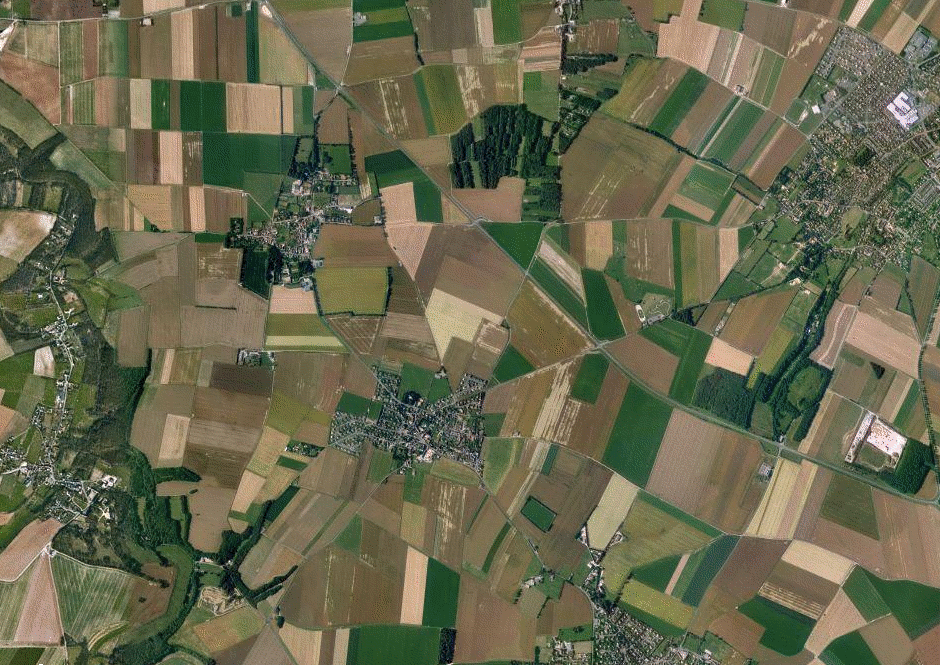
%> input picture IP1.png, 940 x 665 px
$ octave dipFinal.m   (GNU Octave 9; MATLAB toolbox functions it lacks are replaced by stand-ins)
%> lines starting %> are read from the running program, lines starting %| are printed output that depends on the picture; in (x1, y1, x2, y2) boxes, pixels count from 0 and x2, y2 are one past the last pixel; in counts of white or black regions, pixels touching at a corner belong together; the program's own positions count from 1
I = im2double(rgb2gray(imread('IP1.png')));
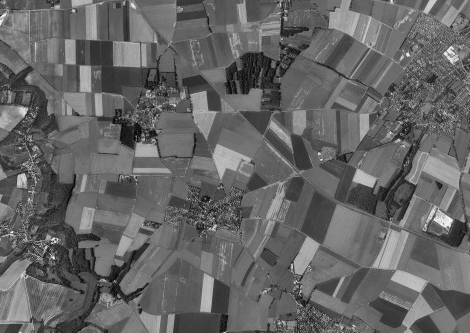
%> I: size 665x940 double (shown at 1/2 size); min 0.00392, max 0.996, mean 0.397

subplot(3,3,1);
imshow(imread('IP1.png'));
title('Input Image');

subplot(3,3,2);
I1 = imgaussfilt(I,0.5);
imshow(I1);
title('Gaussian filterd Image');

subplot(3,3,3);
I2=imgradient(I1);
imshow(I2);
title('Gradient image');

subplot(3,3,4);
BW = im2bw(I2,0.4);
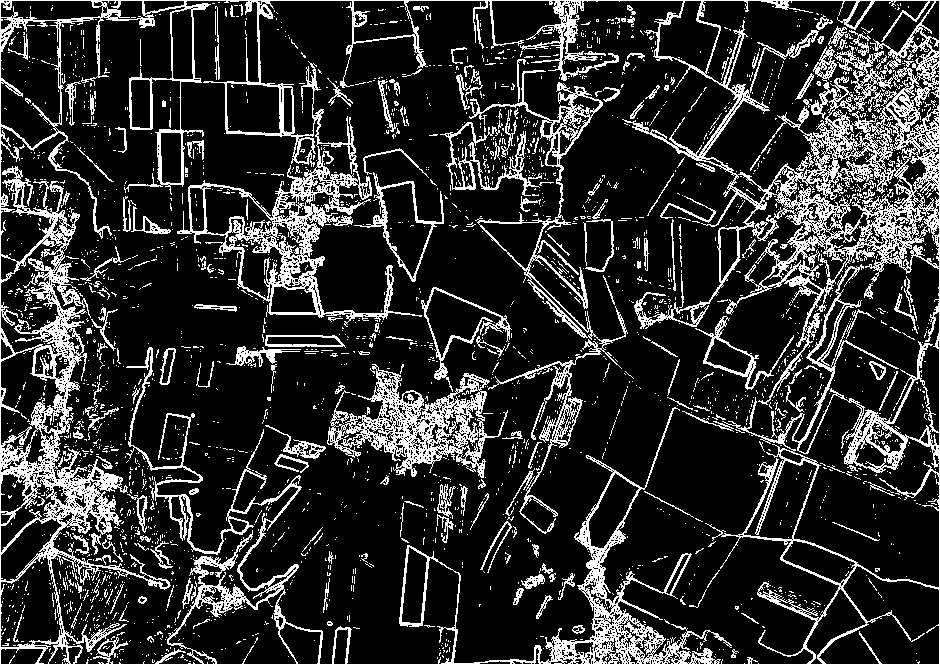
%> BW: size 665x940 logical; 18.4% white in thin lines or dots
imshow(BW);
title('Coverting to binary image using threshold');

se = strel('diamond',2);
dilatedBW = imdilate(BW,se);
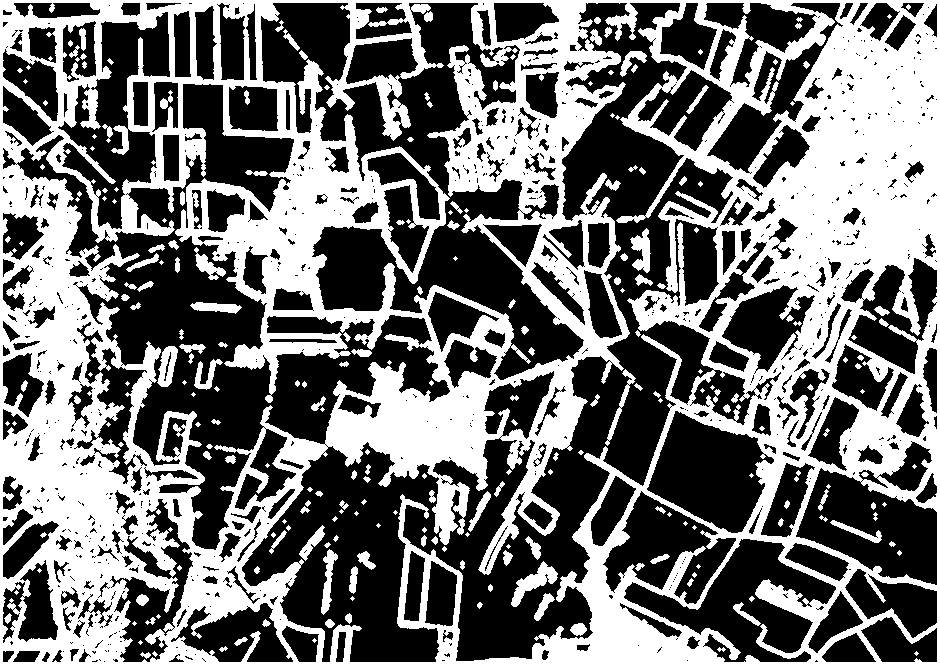
%> dilatedBW: size 665x940 logical; 44.1% white; 250 white regions (101 under 20 px), largest, box (x1, y1, x2, y2) and area: (0, 0, 940, 665) 261960, (511, 561, 558, 607) 759, (630, 228, 651, 273) 526


 se1=strel('disk',4);

 erodedBW = imerode(dilatedBW,se1);
%> erodedBW: size 665x940 logical; 16% white; 826 white regions (615 under 20 px), largest, box (x1, y1, x2, y2) and area: (725, 19, 940, 295) 24991, (0, 168, 140, 591) 14317, (328, 365, 488, 477) 8896


 sn=strel('disk',2);
 topht=imtophat(erodedBW,sn);
%> topht: size 665x940 logical; 2.4% white in thin lines or dots
 newimg=erodedBW-topht;
%> newimg: size 665x940 double; values 0 (black) and 1 (white), 13.6% white; 305 white regions (85 under 20 px), largest, box (x1, y1, x2, y2) and area: (758, 25, 940, 283) 23332, (328, 366, 488, 473) 8756, (0, 307, 121, 534) 8613

 subplot(3,3,5);
 imshow(newimg);
 title('After First round of dilation and erosion');

sd2=strel('disk',5);
dilatedBW2 = imdilate(newimg,sd2);
%> dilatedBW2: size 665x940 double; values 0 (black) and 1 (white), 27% white; 149 white regions, largest, box (x1, y1, x2, y2) and area: (741, 12, 940, 350) 37398, (0, 164, 134, 665) 27423, (216, 126, 393, 327) 13679

se2=strel('disk',5);
erodedBW2 = imerode(dilatedBW2,se2);
%> erodedBW2: size 665x940 double; values 0 (black) and 1 (white), 15.3% white; 195 white regions (47 under 20 px), largest, box (x1, y1, x2, y2) and area: (758, 16, 940, 295) 28272, (0, 168, 130, 534) 13949, (328, 366, 488, 473) 9328


sn=strel('octagon',3);
topht=imtophat(erodedBW2,sn);
%> topht: size 665x940 double; values 0 (black) and 1 (white), 1.6% white; 619 white regions (455 under 20 px), largest, box (x1, y1, x2, y2) and area: (313, 291, 349, 320) 228, (712, 303, 735, 339) 177, (895, 375, 920, 412) 171


newimg2=erodedBW2-topht;
%> newimg2: size 665x940 double; values 0 (black) and 1 (white), 13.6% white; 115 white regions, largest, box (x1, y1, x2, y2) and area: (766, 26, 940, 293) 27758, (0, 206, 121, 533) 12353, (329, 370, 487, 473) 9255

 subplot(3,3,6);
 imshow(newimg2);
title('After second round of dilation and erosion');

final = bwareaopen(newimg2 ,4000);
%> final: size 665x940 logical; 10% white; 5 white regions, box (x1, y1, x2, y2) and area: (766, 26, 940, 293) 27758, (0, 206, 121, 533) 12353, (329, 370, 487, 473) 9255, (222, 133, 359, 293) 7133, (546, 548, 722, 665) 6160

subplot(3,3,7);
imshow(final);
title('Removing small regions');

[B,L] = bwboundaries(final,'noholes');
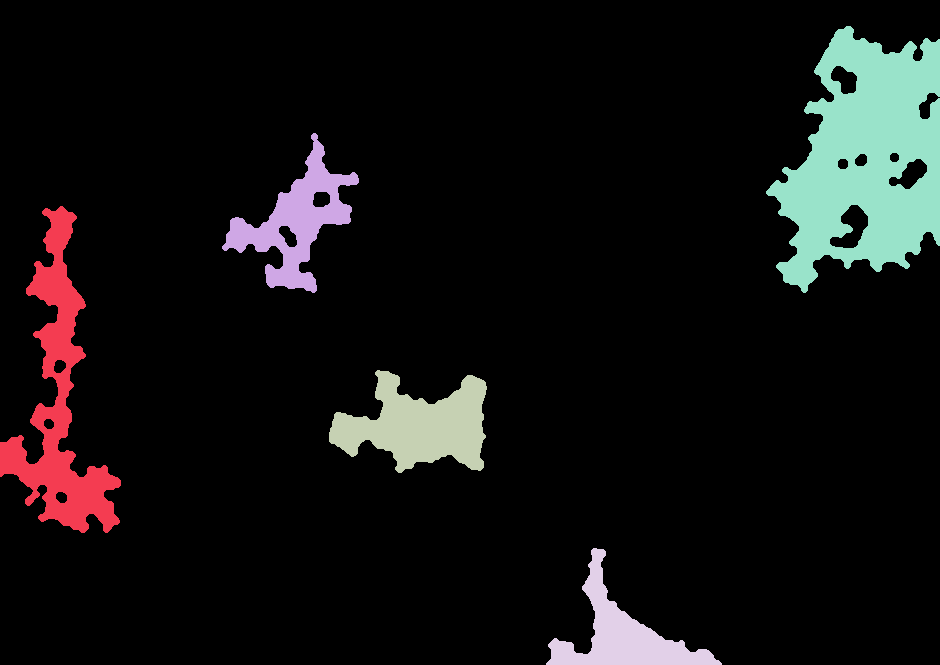
%> L: size 665x940 double; 6 distinct labels, from 0 to 5; one colour per label, 0 black
%> B = 5 boundaries; box (x1, y1, x2, y2) and points: (0, 206, 121, 533) 1082, (766, 26, 940, 293) 1007, (222, 133, 359, 293) 583, (546, 548, 722, 665) 531, (329, 370, 487, 473) 518
BB=label2rgb(L, @jet, [.5 .5 .5]);
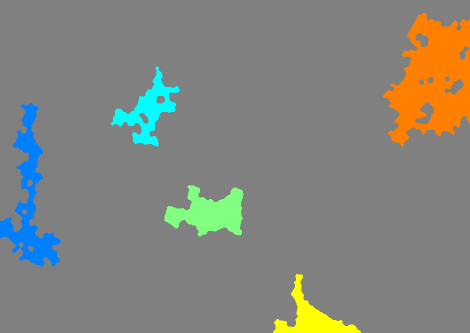
%> BB: size 665x940x3 uint8 (shown at 1/2 size); mean R, G, B 130.9, 132.6, 125

subplot(3,3,8);
imshow(label2rgb(L, @jet, [1 1 1]));
hold on
title('Coloring the regions');
%figure;
for k = 1:length(B)
   boundary = B{k};
   plot(boundary(:,2), boundary(:,1), 'w', 'LineWidth', 2)
end
%> this loop made 5 passes

subplot(3,3,9);
imshowpair(I,BB);
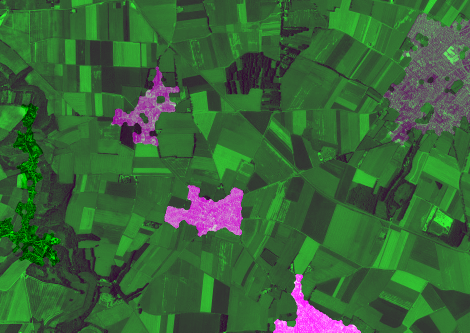
%> displayed picture: size 665x940x3, on the screen's scale of 0 to 255 (shown at 1/2 size); mean R, G, B 56.7, 101, 56.7
title('Output image');
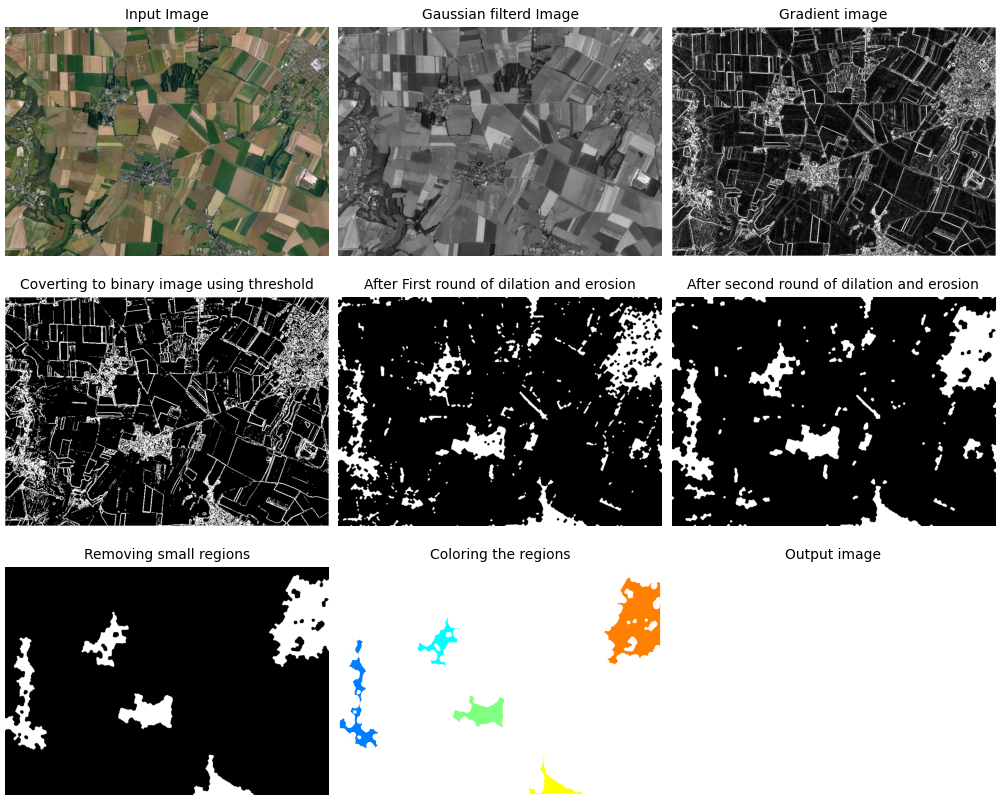
%> figure redrawn from the program's plot data, 9 panels

[row,col]=size(final);
totalSize=row*col;
WhiteReg=sum(final(:));
%> WhiteReg = 62659
urbanArea=(WhiteReg*100)/totalSize;
%> urbanArea = 10.02
fprintf('Urban area: %d percent',urbanArea);
%| Urban area: 10.0238 percent

$ run again, with IP2.png copied over IP1.png
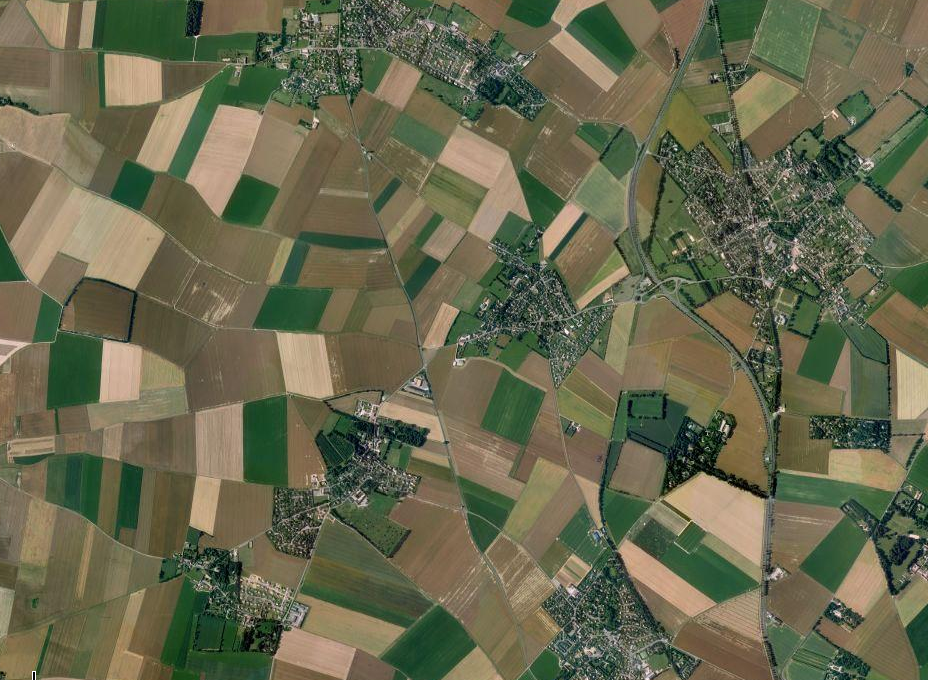
%> input picture IP2.png, 928 x 680 px
%> BW: size 680x928 logical; 17.3% white in thin lines or dots
%> dilatedBW: size 680x928 logical; 38% white; 165 white regions (51 under 20 px), largest, box (x1, y1, x2, y2) and area: (0, 0, 928, 680) 228535, (466, 411, 584, 487) 1571, (415, 580, 472, 638) 927
%> erodedBW: size 680x928 logical; 16.5% white; 522 white regions (415 under 20 px), largest, box (x1, y1, x2, y2) and area: (632, 107, 903, 528) 33954, (223, 0, 547, 131) 16148, (538, 461, 704, 680) 10928
%> newimg: size 680x928 double; values 0 (black) and 1 (white), 14.9% white; 165 white regions (60 under 20 px), largest, box (x1, y1, x2, y2) and area: (654, 116, 895, 435) 26335, (224, 0, 547, 121) 15602, (538, 520, 702, 680) 10452
%> dilatedBW2: size 680x928 double; values 0 (black) and 1 (white), 25% white; 103 white regions, largest, box (x1, y1, x2, y2) and area: (630, 103, 906, 505) 44859, (220, 0, 551, 135) 22631, (534, 516, 706, 680) 14728
%> erodedBW2: size 680x928 double; values 0 (black) and 1 (white), 16.5% white; 121 white regions (42 under 20 px), largest, box (x1, y1, x2, y2) and area: (634, 116, 902, 435) 32582, (224, 0, 547, 121) 16855, (538, 520, 702, 680) 11523
%> newimg2: size 680x928 double; values 0 (black) and 1 (white), 15.6% white; 65 white regions, largest, box (x1, y1, x2, y2) and area: (655, 117, 884, 427) 28623, (226, 0, 546, 120) 16571, (539, 521, 701, 680) 11343
%> final: size 680x928 logical; 12.8% white; 6 white regions, box (x1, y1, x2, y2) and area: (655, 117, 884, 427) 28623, (226, 0, 546, 120) 16571, (539, 521, 701, 680) 11343, (456, 234, 617, 387) 9433, (267, 402, 420, 559) 8483, (177, 543, 310, 652) 6187
%> `[B,L] = bwboundaries(final,'noholes');`:
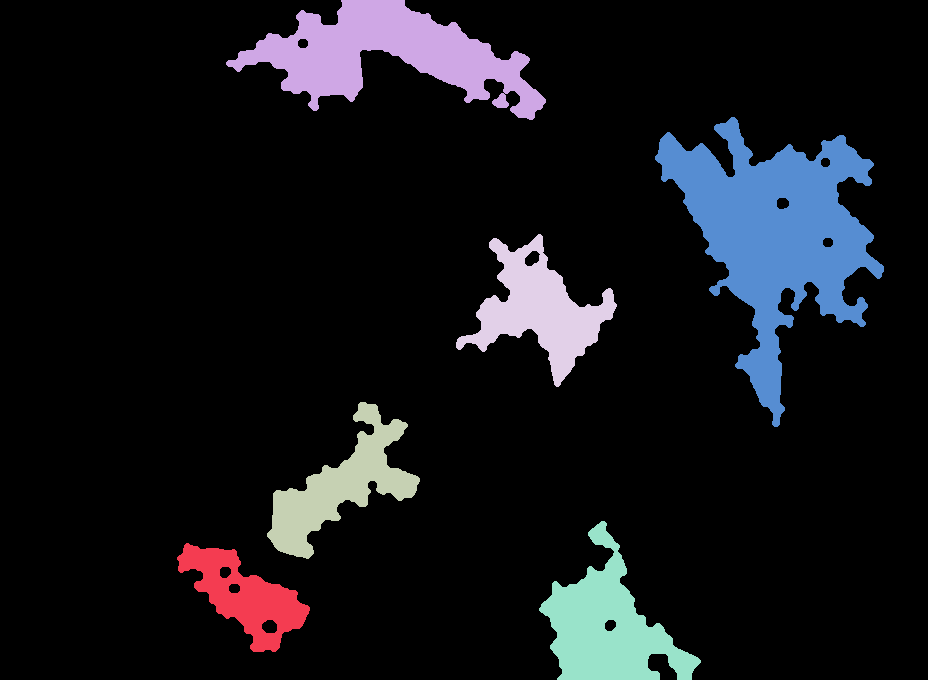
%> L: size 680x928 double; 7 distinct labels, from 0 to 6; one colour per label, 0 black
%> B = 6 boundaries; box (x1, y1, x2, y2) and points: (655, 117, 884, 427) 1307, (226, 0, 546, 120) 957, (539, 521, 701, 680) 609, (267, 402, 420, 559) 602, (456, 234, 617, 387) 584, (177, 543, 310, 652) 391
%> the loop `for k = 1:length(B)` made 6 passes
%> `imshowpair(I,BB);`:
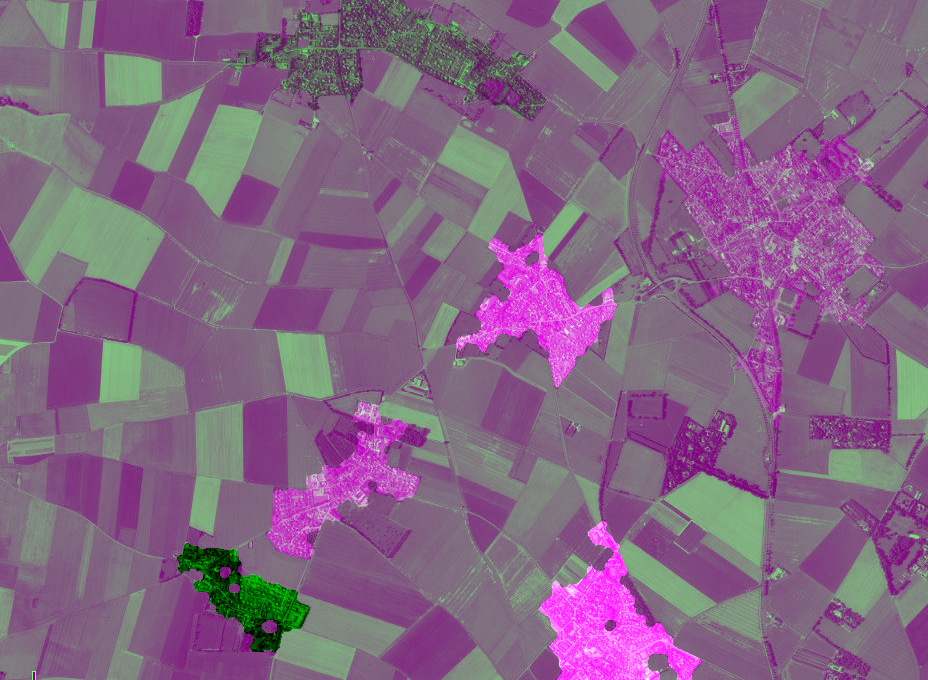
%> displayed picture: size 680x928x3, on the screen's scale of 0 to 255; mean R, G, B 131.9, 101.2, 131.9
%> WhiteReg = 80640
%> urbanArea = 12.78
%| Urban area: 12.7789 percent

$ run again, with IP3.png copied over IP1.png
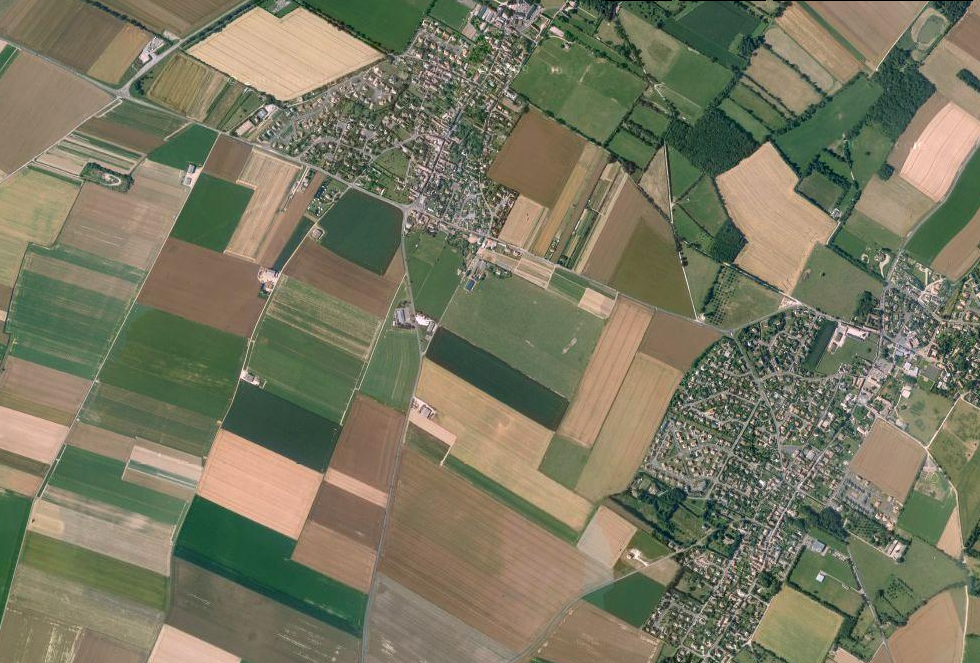
%> input picture IP3.png, 980 x 663 px
%> BW: size 663x980 logical; 19.6% white in thin lines or dots
%> dilatedBW: size 663x980 logical; 39.3% white; 142 white regions (57 under 20 px), largest, box (x1, y1, x2, y2) and area: (0, 0, 980, 663) 248870, (503, 504, 569, 545) 324, (368, 537, 383, 587) 241
%> erodedBW: size 663x980 logical; 20.3% white; 463 white regions (364 under 20 px), largest, box (x1, y1, x2, y2) and area: (624, 248, 980, 663) 63902, (164, 0, 693, 403) 42135, (85, 0, 282, 114) 3079
%> newimg: size 663x980 double; values 0 (black) and 1 (white), 18.8% white; 211 white regions (52 under 20 px), largest, box (x1, y1, x2, y2) and area: (627, 248, 980, 663) 57748, (217, 0, 572, 290) 37093, (810, 476, 912, 563) 2574
%> dilatedBW2: size 663x980 double; values 0 (black) and 1 (white), 30.5% white; 87 white regions, largest, box (x1, y1, x2, y2) and area: (623, 232, 980, 663) 84808, (213, 0, 667, 294) 56352, (90, 0, 269, 122) 5880
%> erodedBW2: size 663x980 double; values 0 (black) and 1 (white), 20.9% white; 111 white regions (21 under 20 px), largest, box (x1, y1, x2, y2) and area: (627, 246, 980, 663) 67404, (217, 0, 592, 290) 42301, (125, 0, 265, 111) 2627
%> newimg2: size 663x980 double; values 0 (black) and 1 (white), 19.6% white; 91 white regions, largest, box (x1, y1, x2, y2) and area: (628, 248, 980, 663) 65831, (231, 0, 591, 289) 41045, (128, 0, 264, 107) 2377
%> final: size 663x980 logical; 16.4% white; 2 white regions, box (x1, y1, x2, y2) and area: (628, 248, 980, 663) 65831, (231, 0, 591, 289) 41045
%> `[B,L] = bwboundaries(final,'noholes');`:
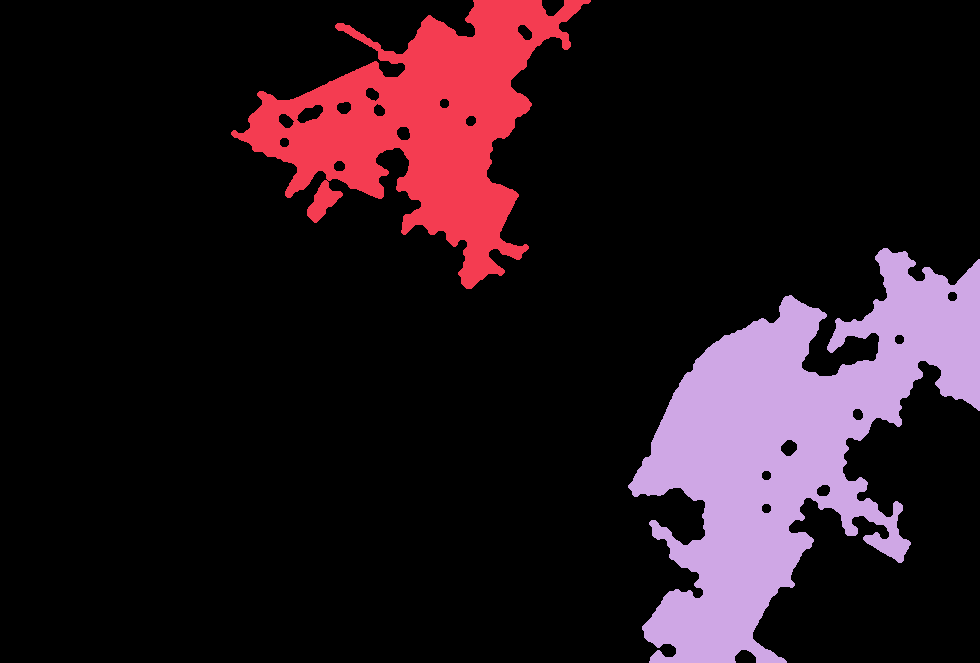
%> L: size 663x980 double; 3 distinct labels, from 0 to 2; one colour per label, 0 black
%> B = 2 boundaries; box (x1, y1, x2, y2) and points: (628, 248, 980, 663) 2333, (231, 0, 591, 289) 1699
%> the loop `for k = 1:length(B)` made 2 passes
%> `imshowpair(I,BB);`:
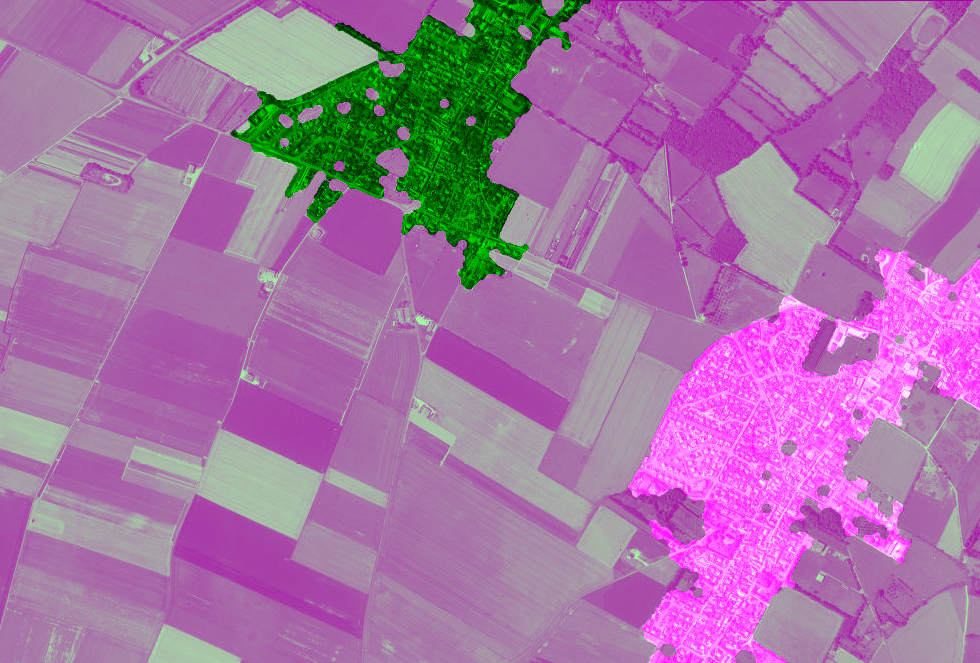
%> displayed picture: size 663x980x3, on the screen's scale of 0 to 255; mean R, G, B 166.2, 117.7, 166.2
%> WhiteReg = 106876
%> urbanArea = 16.45
%| Urban area: 16.449 percent
